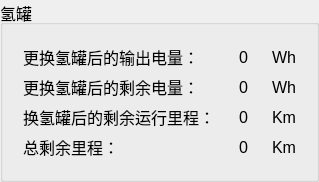
          <widget class="QGroupBox" name="groupBox_7">
           <property name="font">
            <font>
             <family>Arial</family>
             <pointsize>12</pointsize>
            </font>
           </property>
           <property name="title">
            <string>氢罐</string>
           </property>
           <layout class="QGridLayout" name="gridLayout_9">
            <item row="0" column="0">
             <widget class="QWidget" name="widget_17" native="true">
              <layout class="QGridLayout" name="gridLayout_6">
               <item row="2" column="0">
                <widget class="QLabel" name="label_96">
                 <property name="font">
                  <font>
                   <family>Arial</family>
                   <pointsize>12</pointsize>
                  </font>
                 </property>
                 <property name="text">
                  <string>换氢罐后的剩余运行里程：</string>
                 </property>
                </widget>
               </item>
               <item row="0" column="0">
                <widget class="QLabel" name="label_95">
                 <property name="font">
                  <font>
                   <family>Arial</family>
                   <pointsize>12</pointsize>
                  </font>
                 </property>
                 <property name="text">
                  <string>更换氢罐后的输出电量：</string>
                 </property>
                </widget>
               </item>
               <item row="1" column="0">
                <widget class="QLabel" name="label_80">
                 <property name="font">
                  <font>
                   <family>Arial</family>
                   <pointsize>12</pointsize>
                  </font>
                 </property>
                 <property name="text">
                  <string>更换氢罐后的剩余电量：</string>
                 </property>
                </widget>
               </item>
               <item row="3" column="0">
                <widget class="QLabel" name="label_97">
                 <property name="font">
                  <font>
                   <family>Arial</family>
                   <pointsize>12</pointsize>
                  </font>
                 </property>
                 <property name="text">
                  <string>总剩余里程：</string>
                 </property>
                </widget>
               </item>
              </layout>
             </widget>
            </item>
            <item row="0" column="1">
             <widget class="QWidget" name="widget_26" native="true">
              <layout class="QGridLayout" name="gridLayout_7">
               <item row="0" column="0">
                <widget class="QLabel" name="label_qingoutdl">
                 <property name="font">
                  <font>
                   <family>Arial</family>
                   <pointsize>12</pointsize>
                  </font>
                 </property>
                 <property name="text">
                  <string>0</string>
                 </property>
                </widget>
               </item>
               <item row="1" column="0">
                <widget class="QLabel" name="label_qingsyrl">
                 <property name="font">
                  <font>
                   <family>Arial</family>
                   <pointsize>12</pointsize>
                  </font>
                 </property>
                 <property name="text">
                  <string>0</string>
                 </property>
                </widget>
               </item>
               <item row="2" column="0">
                <widget class="QLabel" name="label_qingsylc">
                 <property name="font">
                  <font>
                   <family>Arial</family>
                   <pointsize>12</pointsize>
                  </font>
                 </property>
                 <property name="text">
                  <string>0</string>
                 </property>
                </widget>
               </item>
               <item row="3" column="0">
                <widget class="QLabel" name="label_zsylc">
                 <property name="font">
                  <font>
                   <family>Arial</family>
                   <pointsize>12</pointsize>
                  </font>
                 </property>
                 <property name="text">
                  <string>0</string>
                 </property>
                </widget>
               </item>
              </layout>
             </widget>
            </item>
            <item row="0" column="2">
             <widget class="QWidget" name="widget_27" native="true">
              <layout class="QGridLayout" name="gridLayout_8">
               <item row="0" column="0">
                <widget class="QLabel" name="label_99">
                 <property name="font">
                  <font>
                   <family>Arial</family>
                   <pointsize>12</pointsize>
                  </font>
                 </property>
                 <property name="text">
                  <string>Wh</string>
                 </property>
                </widget>
               </item>
               <item row="1" column="0">
                <widget class="QLabel" name="label_100">
                 <property name="font">
                  <font>
                   <family>Arial</family>
                   <pointsize>12</pointsize>
                  </font>
                 </property>
                 <property name="text">
                  <string>Wh</string>
                 </property>
                </widget>
               </item>
               <item row="2" column="0">
                <widget class="QLabel" name="label_101">
                 <property name="font">
                  <font>
                   <family>Arial</family>
                   <pointsize>12</pointsize>
                  </font>
                 </property>
                 <property name="text">
                  <string>Km</string>
                 </property>
                </widget>
               </item>
               <item row="3" column="0">
                <widget class="QLabel" name="label_102">
                 <property name="font">
                  <font>
                   <family>Arial</family>
                   <pointsize>12</pointsize>
                  </font>
                 </property>
                 <property name="text">
                  <string>Km</string>
                 </property>
                </widget>
               </item>
              </layout>
             </widget>
            </item>
           </layout>
          </widget>
